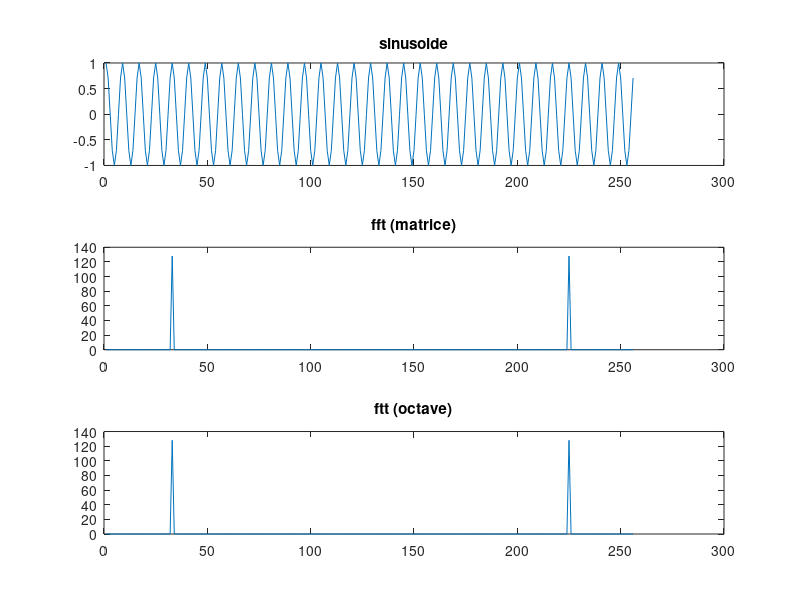

MATLAB code for this plot:
N = 256 ;
M = zeros(N,N) ;

for k = 1 :N,
  for n = 1 :N,
    M(k,n) = exp(-2*i*pi*(k-1)*(n-1)/N) ;
  end ;
end ;

t = 2*pi*(0 :(N-1))/N ;
f = 32 ;
u = cos(f*t) ;

u = u';
subplot(3,1,1) ;
plot(u) ;
title("sinusoide") ;

% compute fft
uchap = M*u ;

subplot(3,1,2) ;
plot(abs(uchap)) ;
title("fft (matrice)") ;

% use octave fft func
subplot(3,1,3) ;
plot(abs(fft(u))) ;
title("ftt (octave)") ;
